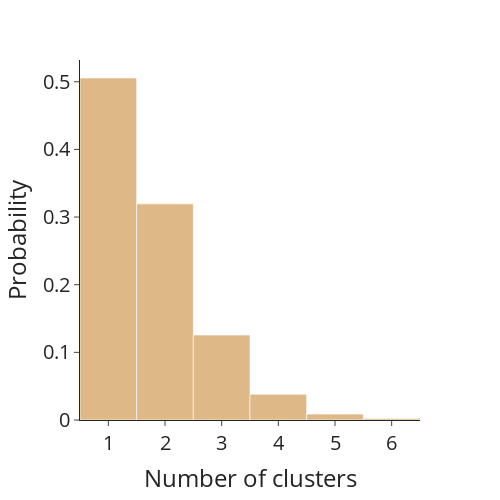

Source (notebook cell):
### Markdown cell above
### number_of_clusters_per_PDB

### Code cell
fig_si = px.histogram(pd.DataFrame({'count':clusters_count}),
    histnorm = 'probability', x='count', labels={'count': "Number of clusters"})
fig_si.update_xaxes(tick0 = 1, dtick=1)

fig_si.update_yaxes(title = "Probability")
fig_si.update_traces(marker = {'color': 'BurlyWood'})
fig_si.update_layout(font_size=20, width=500, height=500)

### Figure 1 — Plotly figure (JSON) as saved in the notebook; plotly's stock layout.template omitted (floating-point values rounded to 4 significant figures; data arrays with more than 128 entries replaced by an {"elided": "..."} marker saying what was removed)
{"data": [{"alignmentgroup": "True", "bingroup": "x", "histnorm": "probability", "hovertemplate": "Number of clusters=%{x}<br>probability=%{y}<extra></extra>", "legendgroup": "", "marker": {"color": "BurlyWood", "pattern": {"shape": ""}}, "name": "", "offsetgroup": "", "orientation": "v", "showlegend": false, "type": "histogram", "x": {"elided": "1258 int values"}, "xaxis": "x", "yaxis": "y"}], "layout": {"barmode": "relative", "font": {"size": 20}, "height": 500, "legend": {"tracegroupgap": 0}, "margin": {"t": 60}, "width": 500, "xaxis": {"anchor": "y", "domain": [0, 1], "dtick": 1, "tick0": 1, "title": {"text": "Number of clusters"}}, "yaxis": {"anchor": "x", "domain": [0, 1], "title": {"text": "Probability"}}}}
